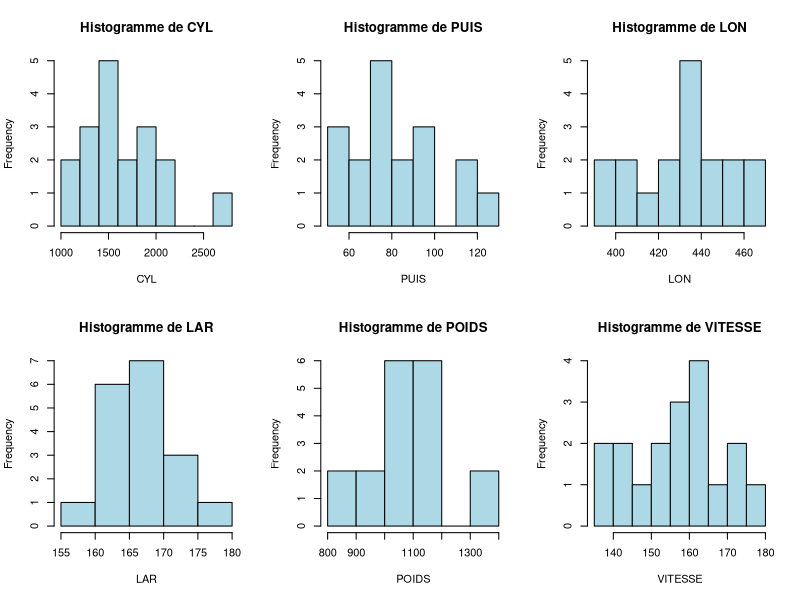
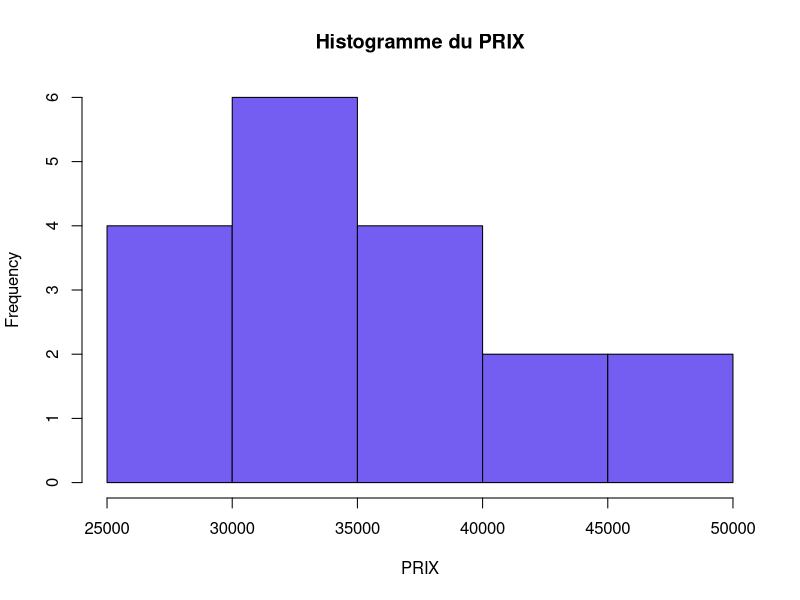
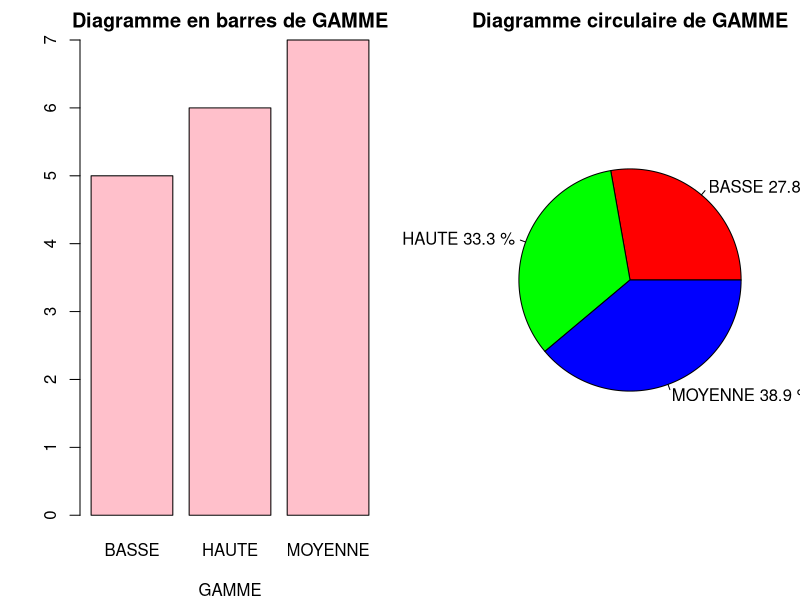
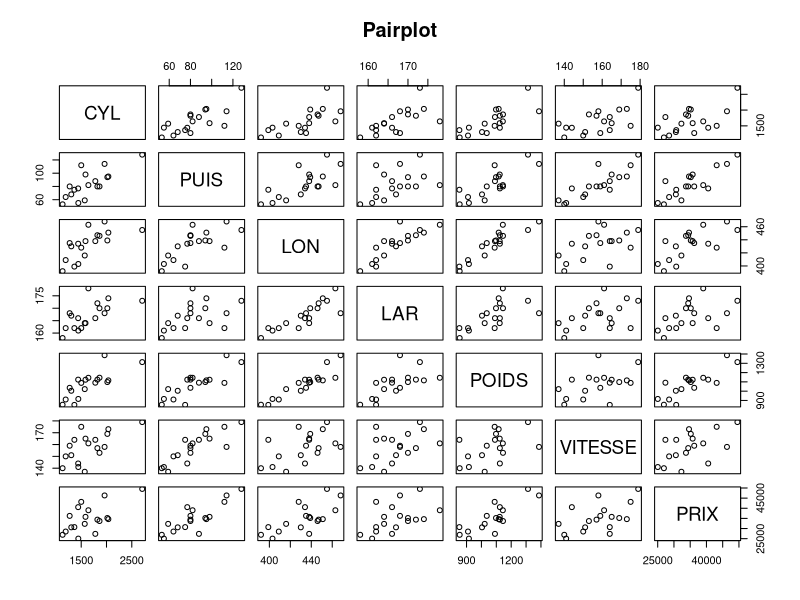
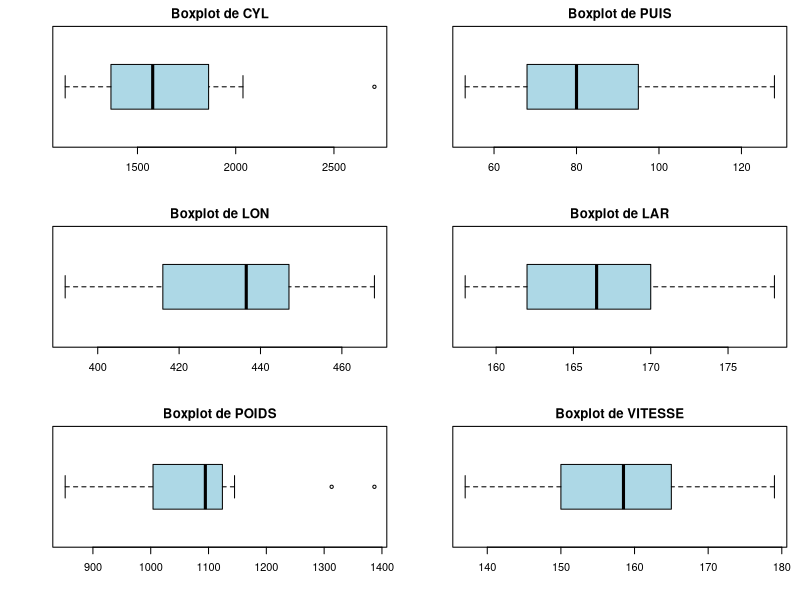
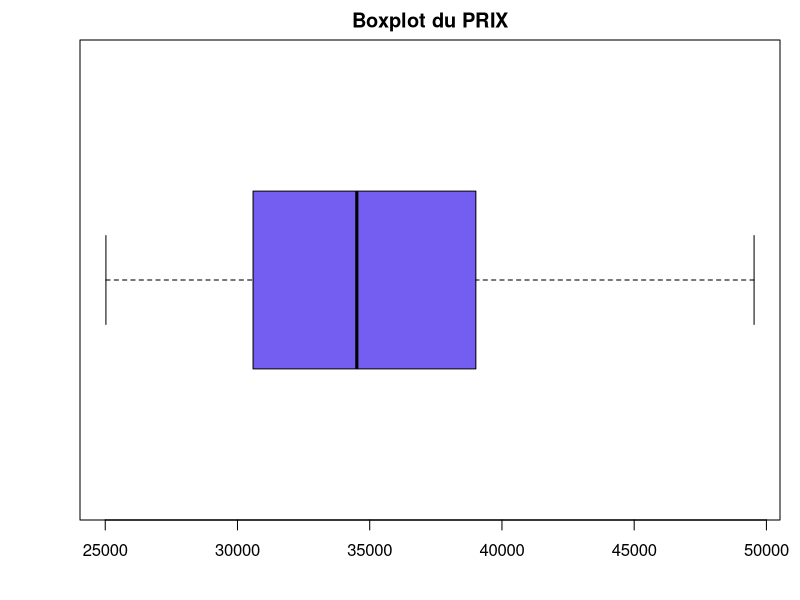
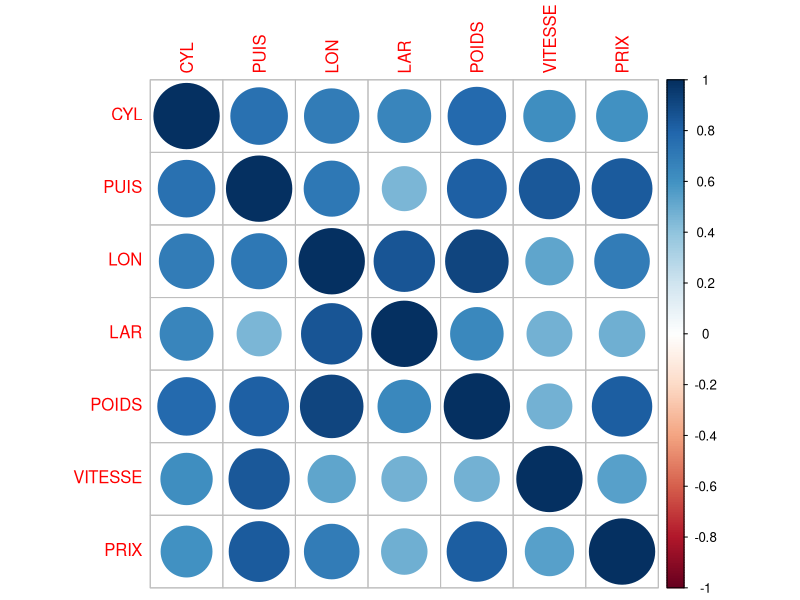
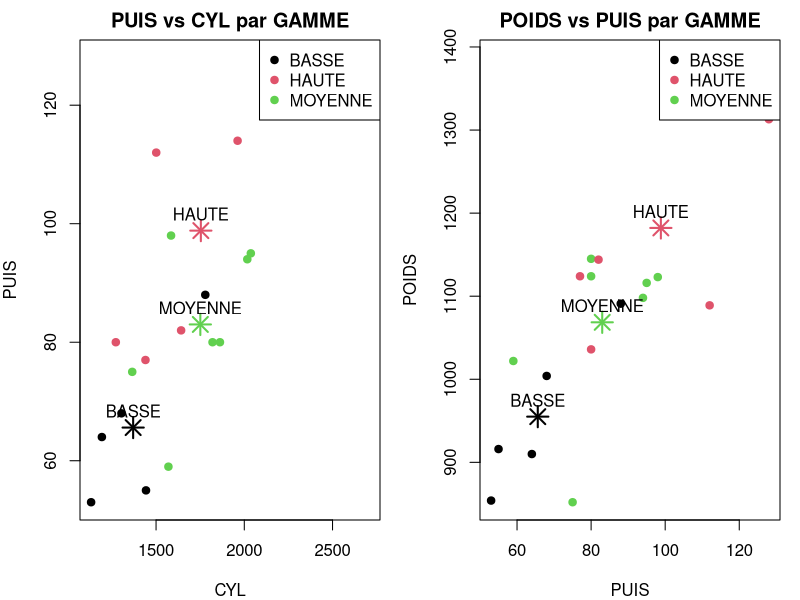

Here is the R script that generated these plots, in order:
# TD 1 - Regression lineaire

# install.packages('corrplot') # Si besoin
library(corrplot)

# 1. Lecture des donnees ####

setwd("~/Desktop/TRAVAIL/EPITA/2025_03 EPITA4 PBS2/STATISTIQUE/TP1 RegLin PBS2/")
df <- read.csv("Vehicules_TD_2023.csv", 
               sep = ";", dec = ".", header = TRUE, 
               stringsAsFactors = FALSE)

# 2. Examen des donnees ####

## Statistiques descriptives ####
str(df)
dim(df)
names(df)
head(df)
summary(df)
sapply(df[, sapply(df, is.numeric)], sd, na.rm = TRUE)

## Valeurs manquantes ####
colSums(is.na(df))
sum(is.na(df))

# Variables numériques et qualitatives
num_cols <- names(df)[sapply(df, is.numeric)]
cat_cols <- names(df)[!sapply(df, is.numeric)]



## Histogramme pour chaque variable numerique ####
# Variables explicatives
vars_features <- setdiff(num_cols, "PRIX")
par(mfrow = c(2, 3))
for (v in vars_features) {
  hist(df[[v]], main = paste("Histogramme de", v), 
       xlab = v, col = "lightblue")
}

# Variables a modeliser
par(mfrow = c(1, 1))
hist(df$PRIX, main = "Histogramme du PRIX",xlab = 'PRIX', col = "#735EF1")

## Barchart variable categorielle ####

par(mfrow = c(1,2), mar = c(4,4,2,1))

freq <- table(df[[cat_cols]])
pct <- round(prop.table(freq)*100, 1)

# Barplot
barplot(freq,
        main = paste("Diagramme en barres de", cat_cols),
        xlab = cat_cols,
        col = "pink")

# Camembert avec pourcentages
pie(freq,
    labels = paste(names(freq), pct, "%"),
    main = paste("Diagramme circulaire de", cat_cols),
    col = rainbow(length(freq)))

par(mfrow = c(1,1))

## Pairplots ####
pairs(df[, num_cols], main = "Pairplot")

## Boxplot pour chaque variable numerique ####

# Variables numeriques et qualitatives
num_cols <- names(df)[sapply(df, is.numeric)]
cat_cols <- names(df)[!sapply(df, is.numeric)]

par(mfrow = c(3, 2))
for (v in vars_features) {
  boxplot(df[[v]], main = paste("Boxplot de", v), 
          horizontal = TRUE, col='lightblue')
}

par(mfrow = c(1, 1))
boxplot(df$PRIX, main = "Boxplot du PRIX", 
        horizontal = TRUE, col = "#735EF1")


## Matrice de correlation
all_corr <- cor(df[num_cols])
all_corr
corrplot(all_corr)

# 3. Centre de gravite par GAMME ####

df[[cat_cols]] <- as.factor(df[[cat_cols]])
print(table(df[[cat_cols]]))

plot_plan <- function(xvar, yvar, df, cat_cols) {
  
  if (!is.null(cat_cols) && all(c(xvar, yvar) %in% names(df))) {
    
    plot(
      df[[xvar]], df[[yvar]],
      col = as.integer(df[[cat_cols]]),
      pch = 19,
      xlab = xvar,
      ylab = yvar,
      main = paste(yvar, "vs", xvar, "par", cat_cols)
    )
    
    legend(
      "topright",
      legend = levels(df[[cat_cols]]),
      col = seq_along(levels(df[[cat_cols]])),
      pch = 19
    )
    
    centres <- aggregate(
      df[, c(xvar, yvar)],
      by = list(Categorie = df[[cat_cols]]),
      FUN = mean,
      na.rm = TRUE
    )
    
    points(
      centres[[xvar]],
      centres[[yvar]],
      pch = 8,
      cex = 2,
      lwd = 2,
      col = seq_len(nrow(centres))
    )
    
    text(
      centres[[xvar]],
      centres[[yvar]],
      labels = centres$Categorie,
      pos = 3
    )
  }
}

par(mfrow = c(1,2))
plot_plan("CYL", "PUIS", df, cat_cols)
plot_plan("PUIS", "POIDS", df, cat_cols)
par(mfrow = c(1,1))

# 4. Regression lineaire ####
## Instance du modele ####
Modele <- lm(PRIX ~ CYL + PUIS + LON + LAR + POIDS + VITESSE, data = df)
summary(Modele)

## Retrouver les coefficients ajustes du modele ####
X <- model.matrix(Modele)
Y <- df$PRIX
beta_chap <- solve(t(X) %*% X) %*% t(X) %*% Y; beta_chap

## Valeurs ajustees VS valeurs reelles ####
y_hat <- fitted(Modele)

plot(Y, y_hat,
     xlab = "PRIX observe",
     ylab = "PRIX prevu",
     pch = 19,
     main = "PRIX observe vs PRIX prevu")
abline(0, 1, col = "red", lwd = 2)

## Etude des residues ####
res <- residuals(Modele)

# Vif coup doeil
head(Y - y_hat)
head(res)

# Histogramme
par(mfrow = c(1, 2))
hist(res, breaks = 15, main = "Histogramme des residus",
     xlab = "Residus", col = "purple")
qqnorm(res)
qqline(res, col = "red", lwd = 2)
par(mfrow = c(1, 1))

# Test de la normalite
shapiro.test(res)

# Test de centralite 
t.test(res)

# 5. (In)stabilite des coefficients ####
# Variables explicatives du modèle reduit
vars_model <- c("CYL", "PUIS", "LON", "LAR", "VITESSE")

# Formule du modèle
formule <- as.formula(
  paste("PRIX ~", paste(vars_model, collapse = " + "))
)

# Indices supprimes (3 experiences differentes)
rows_removed <- c(1, 5, 10)

# Tableau pour stocker les coefficients
coef_table <- matrix(NA,
                     nrow = length(rows_removed),
                     ncol = length(coef(lm(formule, data = df))))

colnames(coef_table) <- names(coef(lm(formule, data = df)))
rownames(coef_table) <- paste("Sans ligne", rows_removed)

# Boucle : suppression d'une ligne puis recalcul modèle
for (i in seq_along(rows_removed)) {
  df_tmp <- df[-rows_removed[i], ]
  modele_tmp <- lm(formule, data = df_tmp)
  coef_table[i, ] <- coef(modele_tmp)
}


coef_initial <- coef(lm(formule, data = df))
coef_table <- rbind(
  "Modele complet" = coef_initial,
  coef_table
)
# Tableau comparatif final
coef_table


# 6. Significativite des coefficients ####
# On revient sur le summary
summary(Modele)

# Une autre approche : les intervalles de confiance
confint(Modele)

# Un modele reduit avec uniquement les variables significatives
Modele_reduit <- lm(PRIX ~ CYL + PUIS + LON + LAR + VITESSE, data = df)
summary(Modele_reduit)

# 7. Train-test split ####

# Garantir la reproductabilite à chaque relance du code
set.seed(777) 

# Split
n <- nrow(df)
id_train <- sample(1:n, size = round(0.7*n))
df_train <- df[id_train, ]
df_test  <- df[-id_train, ]

# Apprentissage sur le jeu d'entrainement
Modele_train <- lm(PRIX ~ CYL + PUIS + LON + LAR + VITESSE,
                   data = df_train)
summary(Modele_train)

# Inference sur le jeu de test
y_test <- df_test$PRIX
y_pred <- predict(Modele_train, newdata = df_test)

# Performances sur le jeu de test
mean((y_test - y_pred)^2)

# Graphe PRIX observe vs PRIX predit (jeu de test)
plot(
  y_test, y_pred,
  xlab = "PRIX observe (test)",
  ylab = "PRIX predit",
  main = "PRIX observe vs PRIX predit (jeu de test)",
  pch = 19,
  col = "#735EF1"
)

# Droite ideale : prediction parfaite y=x
abline(0, 1, col = "red", lwd = 2)

# R2 du test
R2_test <- 1 - sum((y_test - y_pred)^2) /
  sum((y_test - mean(y_test))^2)
